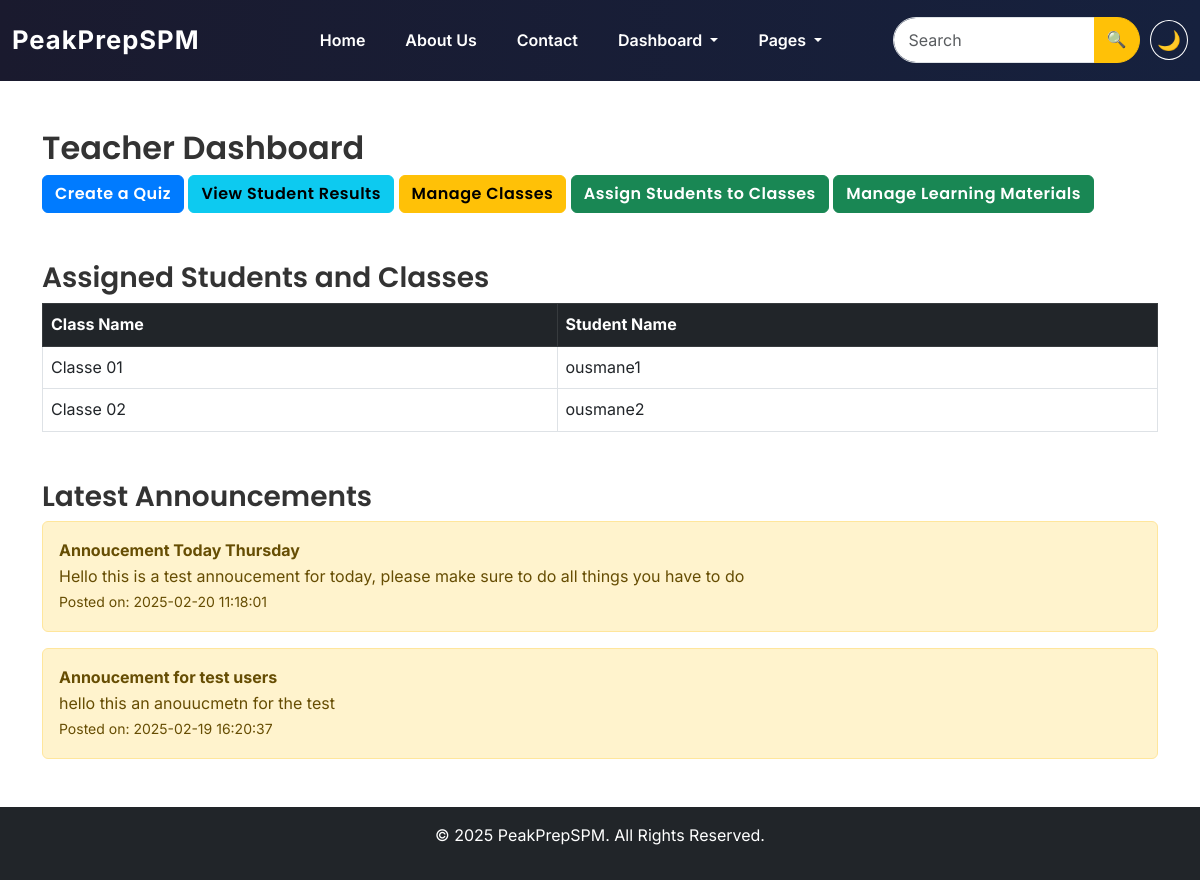
Page /pages/dashboard_teacher.php (signed in) on the committed database.
### tables this page shows
CREATE TABLE `classes` (
  `id` int(11) NOT NULL,
  `class_name` varchar(255) NOT NULL,
  `teacher_id` int(11) NOT NULL,
  `created_at` timestamp NOT NULL DEFAULT current_timestamp()
);

CREATE TABLE `users` (
  `id` int(11) NOT NULL,
  `username` varchar(50) NOT NULL,
  `email` varchar(100) NOT NULL,
  `password` varchar(255) NOT NULL,
  `role` enum('student','teacher','admin') NOT NULL,
  `created_at` timestamp NOT NULL DEFAULT current_timestamp(),
  `badge` varchar(20) DEFAULT 'Bronze',
  `full_name` varchar(255) DEFAULT NULL,
  `profile_picture` varchar(255) DEFAULT NULL,
  `theme` varchar(10) DEFAULT 'light'
);

CREATE TABLE `announcements` (
  `id` int(11) NOT NULL,
  `title` varchar(255) NOT NULL,
  `message` text NOT NULL,
  `created_at` timestamp NOT NULL DEFAULT current_timestamp()
);

### pages/dashboard_teacher.php (the view, shortened to what this page needs)
<?php
include '../includes/header.php';
include '../includes/db.php';
?>
<div class="container mt-5">
    <h2>Teacher Dashboard</h2>
    <a href="create_quiz.php" class="btn btn-primary">Create a Quiz</a>
    <a href="view_student_results.php" class="btn btn-info">View Student Results</a>
    <a href="manage_classes.php" class="btn btn-warning">Manage Classes</a>
    <a href="assign_students.php" class="btn btn-success">Assign Students to Classes</a>
    <a href="manage_materials.php" class="btn btn-success">Manage Learning Materials</a>
</div>
<div class="container mt-5">
    <h3>Assigned Students and Classes</h3>
    <table class="table table-bordered">
        <thead class="table-dark">
            <tr>
                <th>Class Name</th>
                <th>Student Name</th>
            </tr>
        </thead>
        <tbody>
            <?php
            $teacher_id = $_SESSION['user_id'];
            $assignmentsQuery = "SELECT classes.class_name, users.username FROM class_students
                                 JOIN classes ON class_students.class_id = classes.id
                                 JOIN users ON class_students.student_id = users.id
                                 WHERE classes.teacher_id = ?";
            $stmt = $conn->prepare($assignmentsQuery);
            $stmt->bind_param("i", $teacher_id);
            $stmt->execute();
            $result = $stmt->get_result();
            if ($result->num_rows > 0):
                while ($row = $result->fetch_assoc()):
            ?>
                <tr>
                    <td><?php echo htmlspecialchars($row['class_name']); ?></td>
                    <td><?php echo htmlspecialchars($row['username']); ?></td>
                </tr>
            <?php endwhile; else: ?>
                <tr><td colspan="2">No students assigned yet.</td></tr>
            <?php endif; ?>
        </tbody>
    </table>
</div>
<div class="container mt-5">
    <h3>Latest Announcements</h3>
    <?php
    $announcementsQuery = "SELECT * FROM announcements ORDER BY created_at DESC LIMIT 5";
    $announcements = $conn->query($announcementsQuery);
    if ($announcements->num_rows > 0):
        while ($row = $announcements->fetch_assoc()):
    ?>
        <div class="alert alert-warning">
            <strong><?php echo htmlspecialchars($row['title']); ?></strong><br>
            <?php echo htmlspecialchars($row['message']); ?><br>
            <small>Posted on: <?php echo $row['created_at']; ?></small>
        </div>
    <?php endwhile; else: ?>
        <p>No announcements at the moment.</p>
    <?php endif; ?>
</div>
<?php include '../includes/footer.php'; ?>

### assets/css/style.css (style rules this page uses)
body { font-family: 'Inter', sans-serif; font-size: 16px; line-height: 1.6; color: #333; }
h1, h2, h3, h4, h5, h6 { font-family: 'Poppins', sans-serif; font-weight: 600; }
.btn { font-family: 'Poppins', sans-serif; font-weight: 600; letter-spacing: 0.5px; }
.btn { font-weight: 600; }
.btn-primary { background-color: #007bff; border-color: #007bff; transition: 0.3s; }

### rows in the picture
classes: class_name "Classe 01", users.username "ousmane1"
classes: class_name "Classe 02", users.username "ousmane2"
announcements: title "Annoucement Today Thursday", message "Hello this is a test annoucement for today, please make sure to do all things you have to do", created_at "2025-02-20 11:18:01"
announcements: title "Annoucement for test users", message "hello this an anouucmetn for the test", created_at "2025-02-19 16:20:37"
